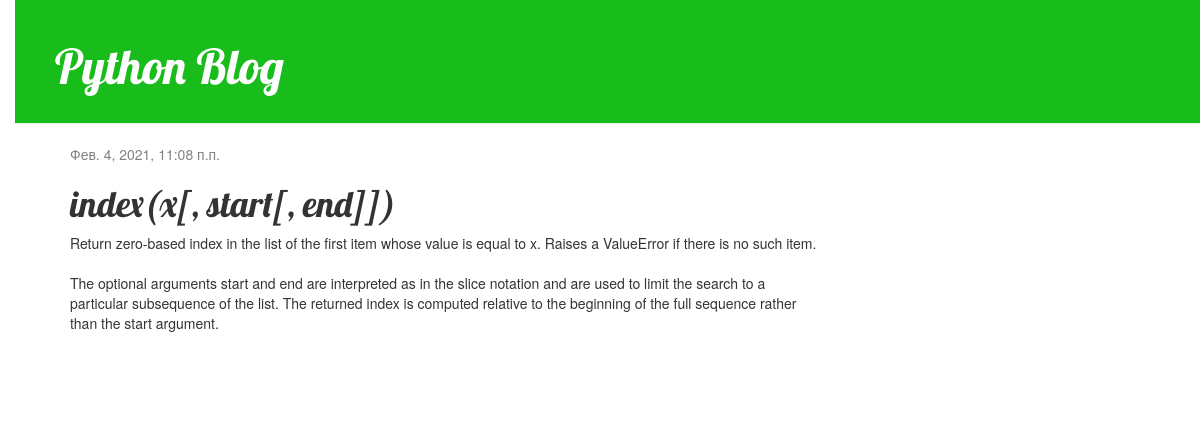
The app's page /post/2/, older data.
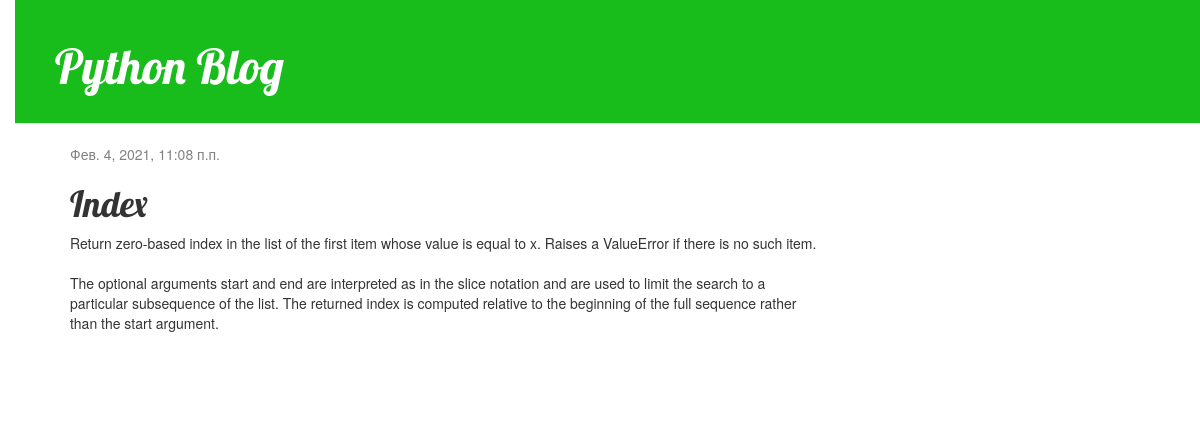
The same page, newer data.
### blog/models.py (models this page shows, shortened)
class Post(models.Model):
    author = models.ForeignKey(settings.AUTH_USER_MODEL, on_delete=models.CASCADE)
    title = models.CharField(max_length=200)
    text = models.TextField()
    created_date = models.DateTimeField(default=timezone.now)
    published_date = models.DateTimeField(blank=True, null=True)

### blog/views.py (the view)
# urls.py: path('post/<int:pk>/', views.post_detail, name='post_detail'),
def post_detail(request, pk):
    post = get_object_or_404(Post, pk=pk)
    return render(request, 'blog/post_detail.html', {'post': post})

### blog/templates/blog/post_detail.html (shortened to what this page needs)
{% extends 'blog/base.html' %}
{% block content %}
    <div class="post">
        {% if post.published_date %}
            <div class="date">
                {{ post.published_date }}
            </div>
        {% endif %}
        <h1>{{ post.title }}</h1>
        <p>{{ post.text|linebreaksbr }}</p>
    </div>
{% endblock %}

Row changes from the older to the newer data that the page shows:
changed Post: title "index(x[, start[, end]])" → "Index"
